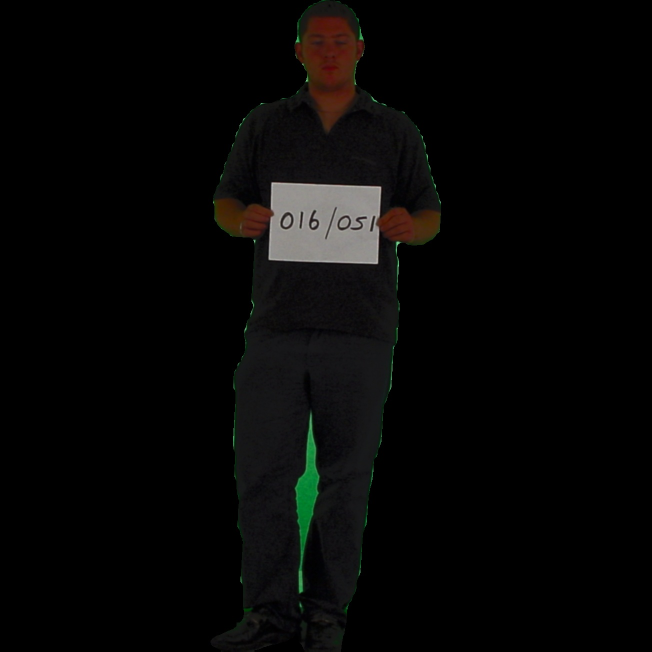
#> input picture data/results/body/016z051pf.jpg, 1303 x 1303 px, given as the content of the folder C:/Biometrics/data/testing/organized, which was not available (shown at 1/2 size)
$ python image_process.py
#> lines starting #> are read from the running program, lines starting #| are printed output that depends on the picture; pictures that were not available may be replaced by others from this repository, and a replacement may not be noted
#> in process_images, image is the input picture: shape (1303, 1303, 3); mean B, G, R 6.2, 6.9, 7.1
import cv2
import numpy as np
import os
import mediapipe as mp
from pathlib import Path
import pandas as pd
import logging
from sklearn.svm import SVC
from sklearn.multiclass import OneVsRestClassifier
from sklearn.preprocessing import StandardScaler
from skimage.feature import local_binary_pattern, hog
import joblib

# 設置日誌級別以隱藏 MediaPipe 的非關鍵警告
logging.getLogger('mediapipe').setLevel(logging.ERROR)

# [6 lines left out: function parse_filename, not called in this run]

def preprocess_image(image):
    """預處理圖片：直方圖均衡化、高斯模糊並規一化"""
    image_lab = cv2.cvtColor(image, cv2.COLOR_BGR2LAB)
#> image_lab: shape (1303, 1303, 3); mean of channels 0, 1, 2 6.7, 128.1, 128.5
    l, a, b = cv2.split(image_lab)
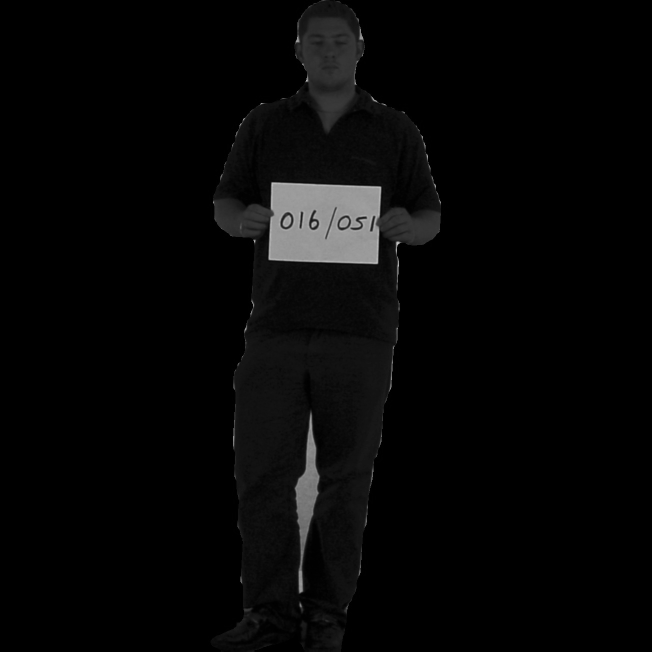
#> l: shape (1303, 1303) (shown at 1/2 size); min 0, max 202, mean 6.7
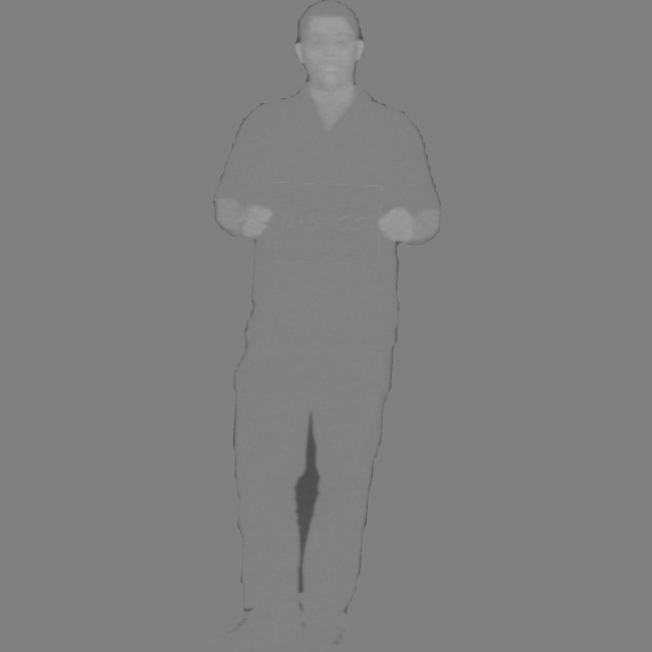
#> a: shape (1303, 1303) (shown at 1/2 size); min 76, max 164, mean 128.1
    l_eq = cv2.equalizeHist(l)
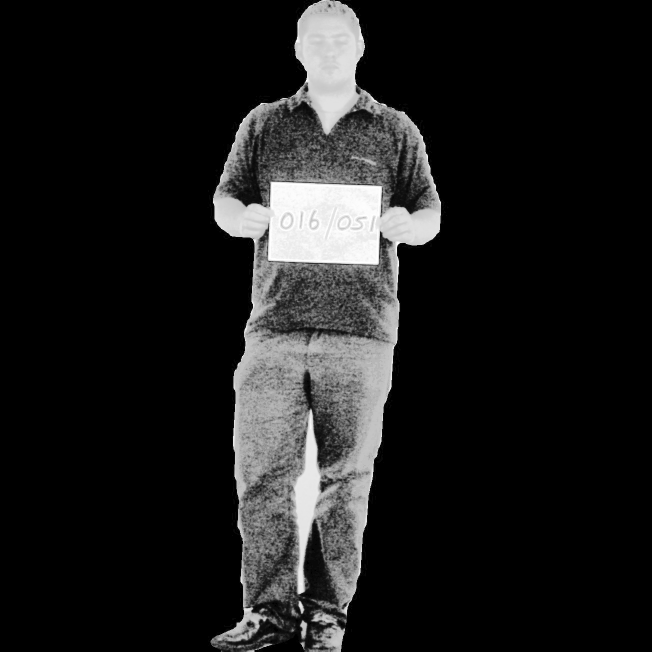
#> l_eq: shape (1303, 1303) (shown at 1/2 size); min 0, max 255, mean 28.7
    image_lab_eq = cv2.merge((l_eq, a, b))
#> image_lab_eq: shape (1303, 1303, 3); mean of channels 0, 1, 2 28.7, 128.1, 128.5
    image_eq = cv2.cvtColor(image_lab_eq, cv2.COLOR_LAB2BGR)
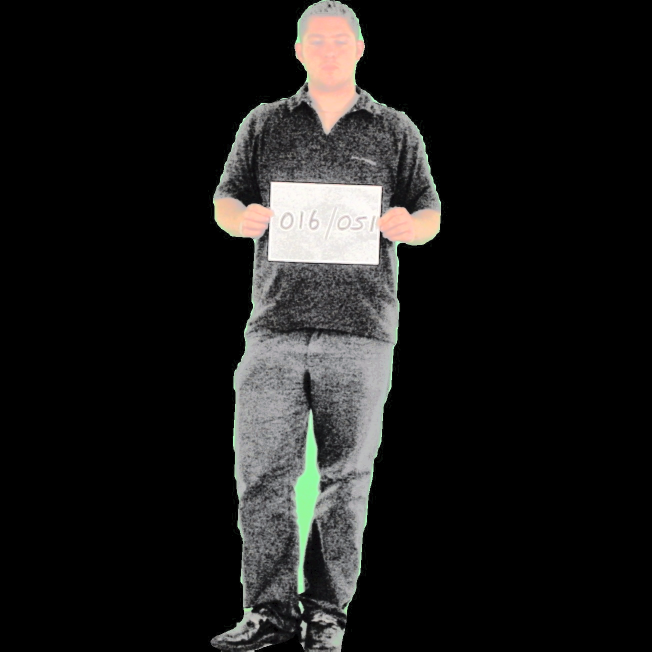
#> image_eq: shape (1303, 1303, 3) (shown at 1/2 size); mean B, G, R 26.7, 27.6, 28
    image_blurred = cv2.GaussianBlur(image_eq, (5, 5), 0)
    image_normalized = image_blurred.astype(np.float32) / 255.0
    image_processed = (image_normalized * 255).astype(np.uint8)
    return image_processed

def detect_pose_landmarks(image):
    """使用 MediaPipe 偵測人體關節點"""
    mp_pose = mp.solutions.pose
    with mp_pose.Pose(
        static_image_mode=True,
        model_complexity=2,
        min_detection_confidence=0.5,
        enable_segmentation=True
    ) as pose:
        # 提供圖像尺寸資訊
        height, width = image.shape[:2]
        results = pose.process(cv2.cvtColor(image, cv2.COLOR_BGR2RGB))
        results.image_width = width
        results.image_height = height
        return results

# [181 lines left out: functions get_bounding_box_from_mask, crop_to_square, resize_image, get_improved_body_mask, get_body_mask_with_grabcut, extract_landmarks and 4 more, not called in this run]

def process_images(input_dir, output_dir):
    """處理指定目錄中的所有圖片"""
    body_dir = os.path.join(output_dir, "body")
    mask_dir = os.path.join(output_dir, "mask")
    gray_dir = os.path.join(output_dir, "gray")

    os.makedirs(body_dir, exist_ok=True)
    os.makedirs(mask_dir, exist_ok=True)
    os.makedirs(gray_dir, exist_ok=True)

    # 用於儲存特徵和標籤
    lbp_features = []
    hog_features = []
    labels = []
    all_landmarks_data = []  # 儲存所有人的關節點數據

    for file_path in Path(input_dir).glob('*.jpg'):
        try:
            image = cv2.imread(str(file_path))
            if image is None:
                print(f"無法讀取圖片: {file_path}")
                continue

            # 預處理圖片
            processed_image = preprocess_image(image)

            # 轉換為灰度圖
            gray_image = cv2.cvtColor(processed_image, cv2.COLOR_BGR2GRAY)

            # 檢測人體關節點
            results = detect_pose_landmarks(processed_image)

            if results.pose_landmarks:
                body_mask = get_improved_body_mask(processed_image, results)

                if body_mask is not None:
                    # 獲取人體輪廓的外框並轉為正方形
                    bbox = get_bounding_box_from_mask(body_mask)
                    if bbox is None:
                        print(f"無法生成有效的邊框: {file_path}")
                        continue

                    # 裁切圖片、掩碼和灰度圖
                    cropped_body = crop_to_square(processed_image, bbox)
                    cropped_mask = crop_to_square(body_mask, bbox)
                    cropped_gray = crop_to_square(gray_image, bbox)

                    # 檢查裁切結果
                    if cropped_body is None or cropped_mask is None or cropped_gray is None:
                        print(f"裁切失敗，圖像為空: {file_path}")
                        continue

                    # 將裁切後的圖像調整為 256*256
                    cropped_body = resize_image(cropped_body, (256, 256))
                    cropped_mask = resize_image(cropped_mask, (256, 256))
                    cropped_gray = resize_image(cropped_gray, (256, 256))

                    # 再次檢查調整大小後的結果
                    if cropped_body is None or cropped_mask is None or cropped_gray is None:
                        print(f"調整大小失敗，圖像為空: {file_path}")
                        continue

                    # 應用掩碼到裁切後的圖片（body 和 gray）
                    body_only = cropped_body * cropped_mask[:, :, np.newaxis]
                    gray_only = cropped_gray * cropped_mask  # 灰度圖是單通道，直接相乘

                    # 保存結果
                    filename = file_path.stem
                    identity, view = parse_filename(filename)
                    body_path = os.path.join(body_dir, f"{filename}.jpg")
                    mask_path = os.path.join(mask_dir, f"{filename}.jpg")
                    gray_path = os.path.join(gray_dir, f"{filename}.jpg")

                    cv2.imwrite(body_path, body_only)
                    cv2.imwrite(mask_path, cropped_mask * 255)
                    cv2.imwrite(gray_path, gray_only)

                    # 提取並儲存關節點數據
                    landmarks_data = extract_landmarks(results.pose_landmarks, processed_image, filename, identity, view)
                    if landmarks_data:
                        all_landmarks_data.extend(landmarks_data)

                    # 提取特徵（使用灰度圖）
                    lbp_feature = extract_lbp_features(gray_only)
                    hog_feature = extract_hog_features(gray_only)

                    if lbp_feature is not None and hog_feature is not None:
                        lbp_features.append(lbp_feature)
                        hog_features.append(hog_feature)
                        labels.append(identity)

                    print(f"已處理並保存圖片: {filename}")
                else:
                    print(f"無法創建掩碼: {file_path}")
            else:
                print(f"未檢測到關節點: {file_path}")

        except Exception as e:
            print(f"處理圖片時出錯 {file_path}: {str(e)}")

    # 訓練並保存 SVM 模型
    train_and_save_svm(lbp_features, labels, output_dir, "lbp")
    train_and_save_svm(hog_features, labels, output_dir, "hog")

    # 統一保存所有關節點數據
    save_all_landmarks(all_landmarks_data, output_dir)

if __name__ == "__main__":
    input_directory = r"C:\Biometrics\data\testing\organized"
    output_directory = r"C:\Biometrics\data\testing\processed"

    process_images(input_directory, output_directory)
#> (the call stopped at in detect_pose_landmarks, `with mp_pose.Pose( static_image_mode=True, model_complexity=2, min_det..`: mediapipe is not available in this run)
    print("處理完成!")
